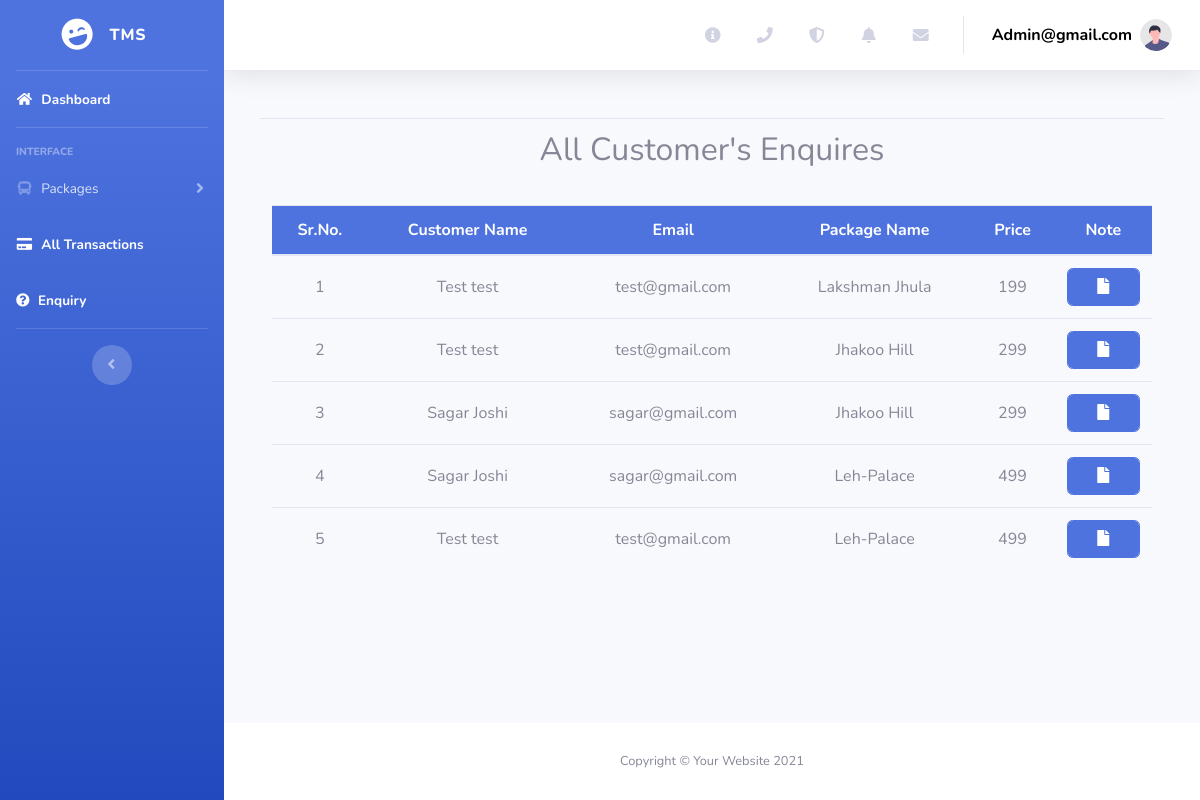
Screenshot of /admin_enquiry.php (signed in) with the database file from the repository.
### tables this page shows
CREATE TABLE `enquiry` (
  `id` int(11) NOT NULL,
  `user_id` varchar(100) NOT NULL,
  `package_id` varchar(100) NOT NULL,
  `package_name` varchar(100) NOT NULL,
  `price` varchar(100) NOT NULL,
  `note` longtext NOT NULL,
  `created_at` timestamp NOT NULL DEFAULT current_timestamp(),
  `updated_at` timestamp NOT NULL DEFAULT current_timestamp()
);

CREATE TABLE `customer_form` (
  `id` int(11) NOT NULL,
  `first_name` varchar(100) NOT NULL,
  `last_name` varchar(100) NOT NULL,
  `dob` varchar(100) NOT NULL,
  `gender` varchar(100) NOT NULL,
  `email` varchar(100) NOT NULL,
  `password` varchar(100) NOT NULL,
  `phone` varchar(100) NOT NULL,
  `con_password` varchar(100) NOT NULL,
  `role` varchar(100) NOT NULL,
  `created_at` timestamp NOT NULL DEFAULT current_timestamp(),
  `updated_at` timestamp NOT NULL DEFAULT current_timestamp()
);

CREATE TABLE `package` (
  `id` int(11) NOT NULL,
  `package_name` varchar(100) NOT NULL,
  `place_name` varchar(100) NOT NULL,
  `image` varchar(100) NOT NULL,
  `price` varchar(100) NOT NULL,
  `description` longtext NOT NULL,
  `created_at` timestamp NOT NULL DEFAULT current_timestamp(),
  `updated_at` timestamp NOT NULL DEFAULT current_timestamp()
);

### admin_enquiry.php (the view, shortened to what this page needs)
<?php
include "designs/header.php";
include "designs/sidebar.php";
?>
<div class="container mt-5">
    <div class="row justify-content-center">
        <table class="table table-hover table-purple">
            <thead>
                <tr>
                    <td>
                        <h2>All Customer's Enquires</h2>
                    </td>
                </tr>
            </thead>
        </table>
        <div class="table-responsive">
            <div class="col-lg-12">
                <table class="table table-hover table-purple">
                    <thead>
                        <tr align="center">
                            <th>Sr.No.</th>
                            <th>Customer Name</th>
                            <th>Email</th>
                            <th>Package Name</th>
                            <th>Price</th>
                            <th>Note</th>
                        </tr>
                    </thead>
                    <tbody>
                        <?php
                        $q = "SELECT e.*, c.first_name, c.last_name, c.email, p.package_name, p.price FROM `enquiry` e
                                JOIN `customer_form` c ON e.user_id = c.email
                                JOIN `package` p ON e.package_id = p.id
                                WHERE e.user_id IS NOT NULL AND e.package_id IS NOT NULL
                                ORDER BY e.id DESC";
                        $result = $con->query($q);
                        if ($result->num_rows > 0) {
                            $s = 1;
                            while ($row = $result->fetch_assoc()) {
                                $enquiryData = json_encode(array(
                                    'id' => $row['id'],
                                    'user_id' => $row['user_id'],
                                    'first_name' => $row['first_name'],
                                    'last_name' => $row['last_name'],
                                    'email' => $row['email'],
                                    'package_id' => $row['package_id'],
                                    'package_name' => $row['package_name'],
                                    'price' => $row['price']
                                ));
                                echo "<tr>";
                                echo "<td align='center'>" . $s . "</td>";
                                echo "<td>" . $row['first_name'] . " " . $row['last_name'] . "</td>";
                                echo "<td>" . $row['email'] . "</td>";
                                echo "<td>" . $row['package_name'] . "</td>";
                                echo "<td>" . $row['price'] . "</td>";
                                echo "<td align='center'>
                                        <button type='button' class='btn btn-primary form-control enquiry-modal' title='Enquiry' data-toggle='modal' data-target='#enquiry_modal' data-enquiry='" . htmlspecialchars($enquiryData) . "'>
                                            <i class='fas fa-fw fa-file' id='message'></i>
                                        </button>
                                      </td>";
                                echo "</tr>";
                                $s++;
                            }
                        } else {
                            echo "<tr><td colspan='6'>No enquiry records found.</td></tr>";
                        }
                        ?>
                    </tbody>
                </table>
            </div>
        </div>
    </div>
</div>
<?php
include "designs/footer.php";
?>

### rows the page displays
enquiry: customer_form.first_name "Test", customer_form.last_name "test", customer_form.email "test@gmail.com", package.package_name "Lakshman Jhula", package.price "199"
enquiry: customer_form.first_name "Test", customer_form.last_name "test", customer_form.email "test@gmail.com", package.package_name "Jhakoo Hill", package.price "299"
enquiry: customer_form.first_name "Sagar", customer_form.last_name "Joshi", customer_form.email "sagar@gmail.com", package.package_name "Jhakoo Hill", package.price "299"
enquiry: customer_form.first_name "Sagar", customer_form.last_name "Joshi", customer_form.email "sagar@gmail.com", package.package_name "Leh-Palace", package.price "499"
enquiry: customer_form.first_name "Test", customer_form.last_name "test", customer_form.email "test@gmail.com", package.package_name "Leh-Palace", package.price "499"

### other values shown
$_SESSION['email'] "Admin@gmail.com"
